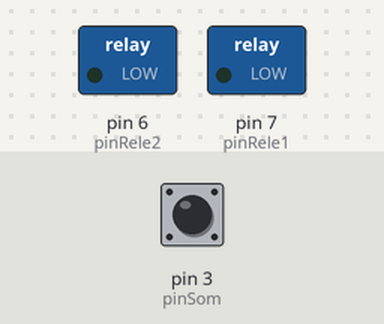
Simulated run of this sketch. Board: Arduino Uno, built with avr-gcc and run on an emulated ATmega328P. On the bench: switched loads named in the sketch (green lamp = pin HIGH). The inputs (shaded band) are chosen by the test bench; at power-on: pin 3 (pinSom) HIGH.

Above: at 1.2 s.
1.3 s: pin 3 (pinSom) pulsed LOW 2 times (0.12 s each, 0.3 s apart)
At 2.4 s:
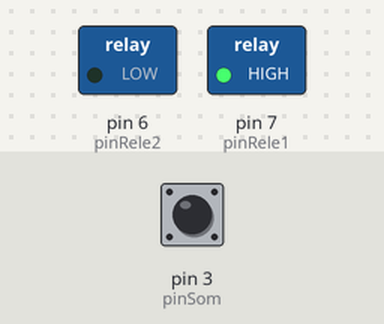
Timing chart, 0 to 4.3 s (numbered marks = the images above; inputs shaded):
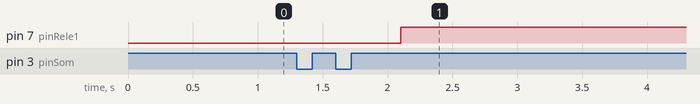

The sketch:

Palmas.ino
```cpp
#define pinSom 3
#define pinRele1 7
#define pinRele2 6
#define tempoMaximoDeUmaPalma  150 //milisegundos
#define tempoMaximoEntrePalmas 500 //milisegundos

int contaPalmas = 0;
long tempoEspera = 0;
long tempoEsperaEntrePalmas = 0;

void executarAcao();

void setup() {
  pinMode(pinSom, INPUT);
  pinMode(pinRele1, OUTPUT);
  pinMode(pinRele2, OUTPUT);
}

void loop() {
  //verifica o estado do sensor de som (ele fica normalmente com a porta ligada. Quando ouver uma palma, ele desliga momentaneamente a porta)
  int sensorSom = digitalRead(pinSom);

  //se o sensor detectou palmas
  if (sensorSom == LOW) {

     //espera um tempo para nao detectar a mesma palma mais de uma vez
     if (tempoEspera == 0) {
        tempoEspera = tempoEsperaEntrePalmas = millis();
        contaPalmas++;
     } else if ((millis() - tempoEspera) >= tempoMaximoDeUmaPalma) {
        tempoEspera = 0;
     }
  }

  //caso exceda o tempo maximo entre palmas, zera o contador de palmas
  if ( (contaPalmas != 0) && ((millis() - tempoEsperaEntrePalmas) > 500) ) {
     executarAcao();
     contaPalmas = 0;
     tempoEsperaEntrePalmas = millis();
  }

}


void executarAcao()
{

  switch (contaPalmas) {
    case 2:
       digitalWrite(pinRele1, 1);
       break;
    case 3:
       digitalWrite(pinRele2, !digitalRead(pinRele2));
       break;
    case 4:
       digitalWrite(pinRele2, !digitalRead(pinRele2));
       break;
  }
}
```

Measured:
- after the input at 1.3 s, pin 7 (pinRele1): LOW → HIGH after 0.80 s
